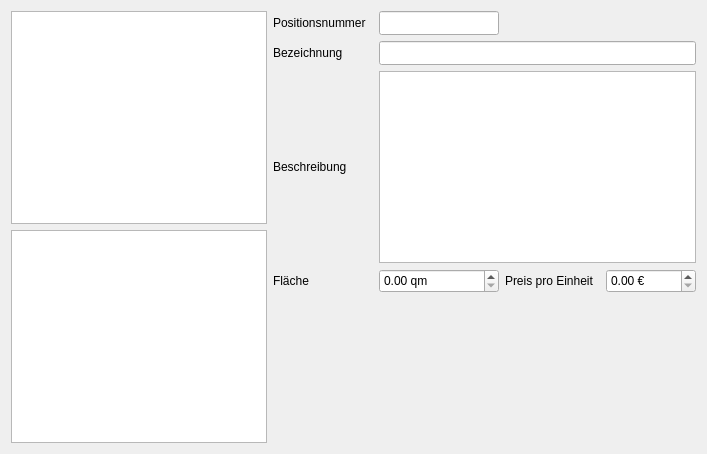
        <widget class="QWidget" name="tab_positionen">
         <attribute name="title">
          <string>Positionen</string>
         </attribute>
         <layout class="QHBoxLayout" name="layoutTabPositionenMain">
          <item>
           <layout class="QVBoxLayout" name="verticalLayout_2">
            <item>
             <widget class="QTableView" name="tv_positionen">
              <property name="editTriggers">
               <set>QAbstractItemView::EditTrigger::NoEditTriggers</set>
              </property>
              <property name="sortingEnabled">
               <bool>true</bool>
              </property>
             </widget>
            </item>
            <item>
             <widget class="QTableView" name="tv_detail_positionen"/>
            </item>
           </layout>
          </item>
          <item>
           <layout class="QVBoxLayout" name="positionenFormColumn">
            <item>
             <layout class="QGridLayout" name="gridPositionenForm">
              <item row="3" column="1" colspan="3">
               <widget class="QTextEdit" name="tv_positionen_Beschreibung">
                <property name="minimumSize">
                 <size>
                  <width>300</width>
                  <height>50</height>
                 </size>
                </property>
               </widget>
              </item>
              <item row="1" column="0">
               <widget class="QLabel" name="lbl_pos_bez">
                <property name="minimumSize">
                 <size>
                  <width>95</width>
                  <height>20</height>
                 </size>
                </property>
                <property name="text">
                 <string>Bezeichnung</string>
                </property>
               </widget>
              </item>
              <item row="0" column="1">
               <widget class="QLineEdit" name="tv_positionen_PositionsID">
                <property name="minimumSize">
                 <size>
                  <width>120</width>
                  <height>24</height>
                 </size>
                </property>
               </widget>
              </item>
              <item row="1" column="1" colspan="3">
               <widget class="QLineEdit" name="tv_positionen_Bezeichnung">
                <property name="minimumSize">
                 <size>
                  <width>120</width>
                  <height>24</height>
                 </size>
                </property>
               </widget>
              </item>
              <item row="5" column="3">
               <widget class="QDoubleSpinBox" name="tv_positionen_Einzelpreis">
                <property name="sizePolicy">
                 <sizepolicy hsizetype="Expanding" vsizetype="Fixed">
                  <horstretch>0</horstretch>
                  <verstretch>0</verstretch>
                 </sizepolicy>
                </property>
                <property name="minimumSize">
                 <size>
                  <width>90</width>
                  <height>24</height>
                 </size>
                </property>
                <property name="suffix">
                 <string> €</string>
                </property>
               </widget>
              </item>
              <item row="3" column="0">
               <widget class="QLabel" name="lbl_pos_beschreibung">
                <property name="minimumSize">
                 <size>
                  <width>95</width>
                  <height>20</height>
                 </size>
                </property>
                <property name="text">
                 <string>Beschreibung</string>
                </property>
               </widget>
              </item>
              <item row="5" column="0">
               <widget class="QLabel" name="lbl_flaeche">
                <property name="minimumSize">
                 <size>
                  <width>95</width>
                  <height>20</height>
                 </size>
                </property>
                <property name="text">
                 <string>Fläche</string>
                </property>
               </widget>
              </item>
              <item row="0" column="0">
               <widget class="QLabel" name="lbl_pos">
                <property name="minimumSize">
                 <size>
                  <width>100</width>
                  <height>20</height>
                 </size>
                </property>
                <property name="text">
                 <string>Positionsnummer</string>
                </property>
               </widget>
              </item>
              <item row="5" column="1">
               <widget class="QDoubleSpinBox" name="tv_positionen_Flaeche">
                <property name="sizePolicy">
                 <sizepolicy hsizetype="Expanding" vsizetype="Fixed">
                  <horstretch>0</horstretch>
                  <verstretch>0</verstretch>
                 </sizepolicy>
                </property>
                <property name="minimumSize">
                 <size>
                  <width>90</width>
                  <height>24</height>
                 </size>
                </property>
                <property name="suffix">
                 <string> qm</string>
                </property>
               </widget>
              </item>
              <item row="5" column="2">
               <widget class="QLabel" name="lbl_ppe">
                <property name="sizePolicy">
                 <sizepolicy hsizetype="Preferred" vsizetype="Preferred">
                  <horstretch>0</horstretch>
                  <verstretch>0</verstretch>
                 </sizepolicy>
                </property>
                <property name="minimumSize">
                 <size>
                  <width>95</width>
                  <height>20</height>
                 </size>
                </property>
                <property name="text">
                 <string>Preis pro Einheit</string>
                </property>
               </widget>
              </item>
             </layout>
            </item>
            <item>
             <spacer name="positionenFormSpacer">
              <property name="orientation">
               <enum>Qt::Orientation::Vertical</enum>
              </property>
              <property name="sizeType">
               <enum>QSizePolicy::Policy::Fixed</enum>
              </property>
              <property name="sizeHint" stdset="0">
               <size>
                <width>20</width>
                <height>150</height>
               </size>
              </property>
             </spacer>
            </item>
           </layout>
          </item>
         </layout>
        </widget>
